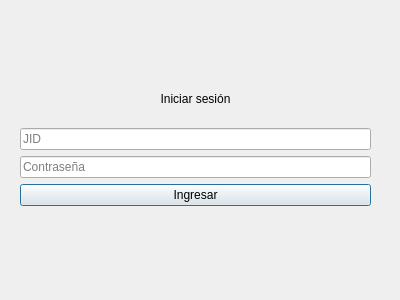
<?xml version="1.0" encoding="UTF-8"?>
<ui version="4.0">
 <class>SignOn</class>
 <widget class="QDialog" name="SignOn">
  <property name="geometry">
   <rect>
    <x>0</x>
    <y>0</y>
    <width>400</width>
    <height>300</height>
   </rect>
  </property>
  <property name="windowTitle">
   <string>Dialog</string>
  </property>
  <widget class="QWidget" name="layoutWidget">
   <property name="geometry">
    <rect>
     <x>20</x>
     <y>75</y>
     <width>351</width>
     <height>131</height>
    </rect>
   </property>
   <layout class="QVBoxLayout" name="verticalLayout">
    <item>
     <widget class="QLabel" name="label">
      <property name="text">
       <string>Iniciar sesión</string>
      </property>
      <property name="alignment">
       <set>Qt::AlignmentFlag::AlignCenter</set>
      </property>
     </widget>
    </item>
    <item>
     <widget class="QLineEdit" name="user_jid">
      <property name="placeholderText">
       <string>JID</string>
      </property>
     </widget>
    </item>
    <item>
     <widget class="QLineEdit" name="user_password">
      <property name="echoMode">
       <enum>QLineEdit::EchoMode::Password</enum>
      </property>
      <property name="placeholderText">
       <string>Contraseña</string>
      </property>
     </widget>
    </item>
    <item>
     <widget class="QPushButton" name="start">
      <property name="text">
       <string>Ingresar</string>
      </property>
     </widget>
    </item>
   </layout>
  </widget>
 </widget>
 <resources/>
 <connections/>
</ui>
